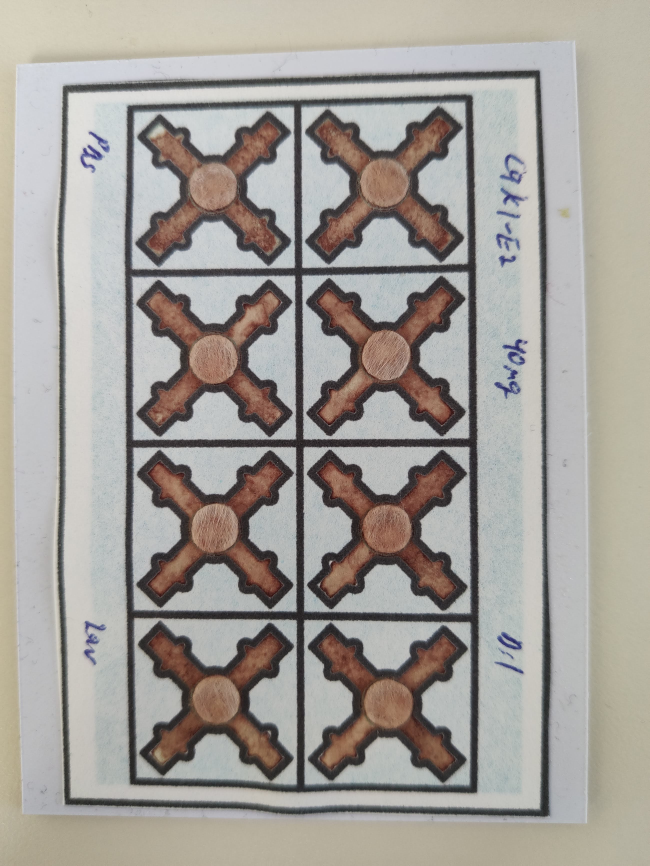
#> input picture Card cropping/IMG_20191204_132937.jpg, 2598 x 3464 px (shown at 1/4 size)
$ python -i indAnalysis.py   (imports and definitions only)   (older library calls are emulated)
#> lines starting #> are read from the running program, lines starting #| are printed output that depends on the picture; after the words box and inside, x2 and y2 are one past the last pixel; in counts of white or black regions, pixels touching at a corner belong together; pictures that were not available may be replaced by others from this repository, and a replacement may not be noted
### Golden Master (AS IS)/readImage.py
import base64

import cv2
import numpy as np
import pymongo as pymongo

# Read only, mongodb connection
MONGO_URL = 'mongodb://findOnlyReadUser:RojutuNHqy@unimahealth.ddns.net:888/datamap'
MONGO_CLOUD_URL = 'mongodb+srv://findOnlyReadUser:RojutuNHqy@clusterfinddemo-lwvvo.mongodb.net/datamap?retryWrites=true'


# [46 lines left out: functions readb64, readFromDB, imageArray, not called in this run]


def readLocal(path):
    return cv2.imread(path, 1)


# [6 lines left out: function readImage, not called in this run]

### Golden Master (AS IS)/preProcessing.py

import numpy as np
import cv2
import perspective as pPe
import sorts as srt

# Find Biggest Square


# [5 lines left out: function resizeImg, not called in this run]


def BGR2gray(img):
    if(isinstance(img, list)):
        return img
    return cv2.cvtColor(img, cv2.COLOR_BGR2GRAY)


def gaussian(img, k, s):  # image and kernel size
    return cv2.GaussianBlur(img, (k, k), s)


def median(img, k):  # image and kernel size
    return cv2.medianBlur(img, k)


def binarize(img, th1, th2, inverse=False, mean=True):  # image and threshold max and min
    if(inverse):
        thBin = cv2.THRESH_BINARY_INV
    else:
        thBin = cv2.THRESH_BINARY

    if(mean):
        gray = cv2.adaptiveThreshold(img, 255, cv2.ADAPTIVE_THRESH_MEAN_C,
                                     thBin, th1, th2)
    else:
        gray = cv2.adaptiveThreshold(img, 255, cv2.ADAPTIVE_THRESH_GAUSSIAN_C,
                                     thBin, th1, th2)
    return gray


def otsuBinarize(img, th1, th2, inverse=False, mean=True):
    return cv2.threshold(img, 0, 255, cv2.THRESH_BINARY+cv2.THRESH_OTSU)

# image kernel Gaussian, kernel Median, threshold max and min binarization


def contourBinarization(img, Gkernel, Mkernel, th1, th2, Gs=0, inverse=True, mean=True):
    if(isinstance(img, list)):
        return img
    gray = BGR2gray(img)
    gray = gaussian(gray, Gkernel, Gs)
    if(not mean):
        gray = median(gray, Mkernel)
    return binarize(gray, th1, th2, inverse, mean)

# image kernel Gaussian, kernel Median, threshold max and min binarization


# [64 lines left out: functions contourBinarizationOtsu, findTreeContours, findExternalContours, isBlurry, equalizeHistogram, not called in this run]

### Golden Master (AS IS)/indAnalysis.py
import json
import math

import cv2
import numpy as np
import pandas as pd
from matplotlib import pyplot as plt

import preProcessing as pP
import readImage as rI


def readMask(url="../Imagenes/mask_inv.png", size=90):
    mask = rI.readLocal(url)
    print(mask.shape)
    mask = resizeFixed(mask, size)
    mask = pP.contourBinarization(mask, 3, 3, 75, 4, inverse=False, mean=True)
    return mask


def resizeFixed(img, size=90):
    return cv2.resize(img, (size, size), interpolation=cv2.INTER_LINEAR)


# [7 lines left out: function resizeAll, not called in this run]


def andOperation(img, mask):
    return cv2.bitwise_and(img, img, mask=mask)

# http://docs.opencv.org/3.0-beta/doc/py_tutorials/py_imgproc/py_morphological_ops/py_morphological_ops.html


# [57 lines left out: functions erosionDilation, closing, opening, colorSegmentation, not called in this run]

# Get control statistics


def controlStats(img, maskPath="../../Imagenes/mask3.png", maskSize=90, diab=False):
    stats = dict()
    mask3 = readMask(maskPath, size=maskSize)
    control = ~(andOperation(img, mask3))
    controlHSV = cv2.cvtColor(control, cv2.COLOR_BGR2HSV)

    h, s, v = cv2.split(controlHSV)
    if(diab):
        h = h.flatten()[(h.flatten() >= 5) & (h.flatten() <= 250)]
    else:
        h = h.flatten()[(h.flatten() >= 50) & (h.flatten() <= 150)]

    s = s.flatten()[s.flatten() >= 15]
    v = v.flatten()[v.flatten() >= 10]
    # print("H: " + str(len(h)) + ", S: " + str(len(s)) + ", V: " + str(len(v)))
    channels = ['H', 'S', 'V']
    chVal = [h, s, v]
    for i, ch in enumerate(channels):
        stats[ch + '_mean'] = np.mean(chVal[i])
        stats[ch + '_median'] = np.median(chVal[i])
        stats[ch + '_std'] = np.std(chVal[i])
        stats[ch + '_25_percentile'] = np.percentile(chVal[i], 25)
    return stats

# Get control statistics


# [72 lines left out: functions grayControlStats, colorStatsXMarker, blobDetect, not called in this run]


def drawBlobs(img, keypoints):
    return cv2.drawKeypoints(img, keypoints, np.array([]),
                             (0, 0, 255), cv2.DRAW_MATCHES_FLAGS_DRAW_RICH_KEYPOINTS)


# [53 lines left out: functions isEmpty, blobAnalysis, areaAnalysis, areaAnalysis2, not called in this run]


def whitePixelsTotal(image):
    return cv2.countNonZero(image)


# [163 lines left out: functions quadrantAreaAnalysis, quadrantBlobAnalisys, tbDiagnostic, areaEstimation, createNestedDataframes, createQuadrantDataframes and 1 more, not called in this run]

>>> import cv2
>>> picture = cv2.imread('../Card cropping/IMG_20191204_132937.jpg', cv2.IMREAD_GRAYSCALE)
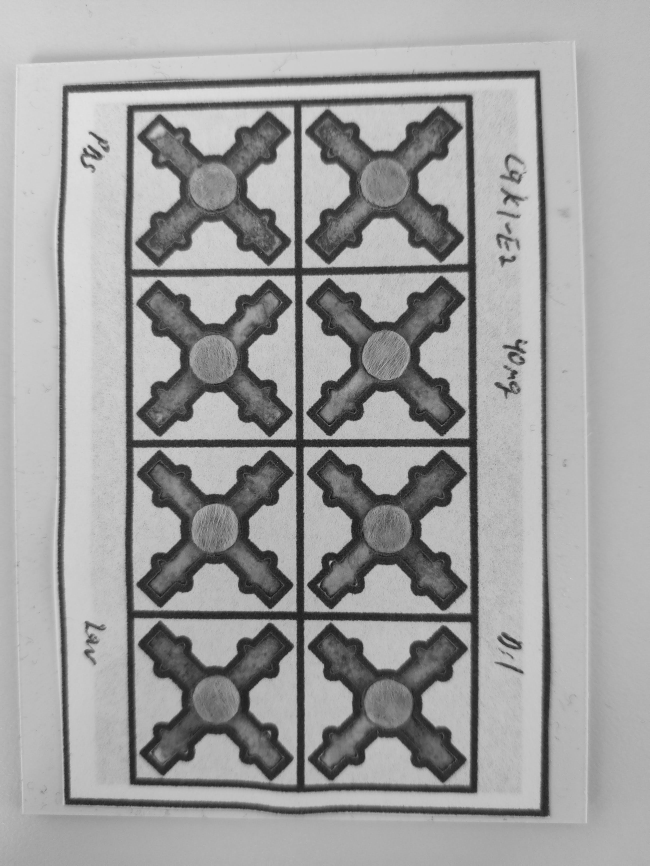
#> picture: shape (3464, 2598) (shown at 1/4 size); min 0, max 233, mean 158
>>> result = controlStats(picture)
#> in readLocal, returned value is the input picture: shape (3464, 2598, 3); mean B, G, R 151.8, 157.4, 161.8
#| (3464, 2598, 3)
#> in resizeFixed, `return cv2.resize(img, (size, size), interpolation=cv2.INTER_LINEAR)`:
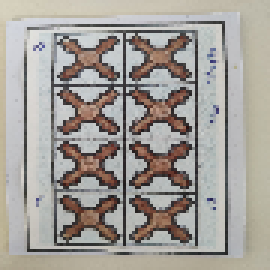
#> returned value: shape (90, 90, 3) (shown 3 times larger); mean of channels 0, 1, 2 151.9, 157.5, 162; drawn as B, G, R
#> in BGR2gray, `return cv2.cvtColor(img, cv2.COLOR_BGR2GRAY)`:
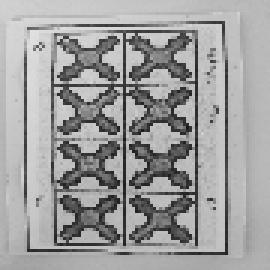
#> returned value: shape (90, 90) (shown 3 times larger); min 25, max 224, mean 158.2
#> in gaussian, `return cv2.GaussianBlur(img, (k, k), s)`:
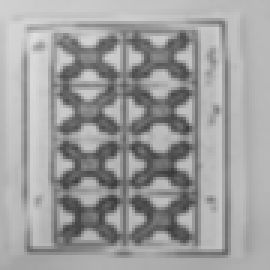
#> returned value: shape (90, 90) (shown 3 times larger); min 57, max 223, mean 158.2
#> in binarize, `gray = cv2.adaptiveThreshold(img, 255, cv2.ADAPTIVE_THRESH_MEAN_C, thB..`:
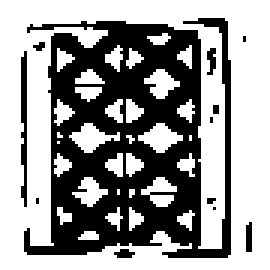
#> gray: shape (90, 90) (shown 3 times larger); 60.3% white; 12 black regions (10 under 20 px), largest, box (x1, y1, x2, y2) and area: (8, 6, 77, 86) 3053, (7, 17, 9, 69) 87
#> (the run stopped early here; a loop or call above may not have finished)
